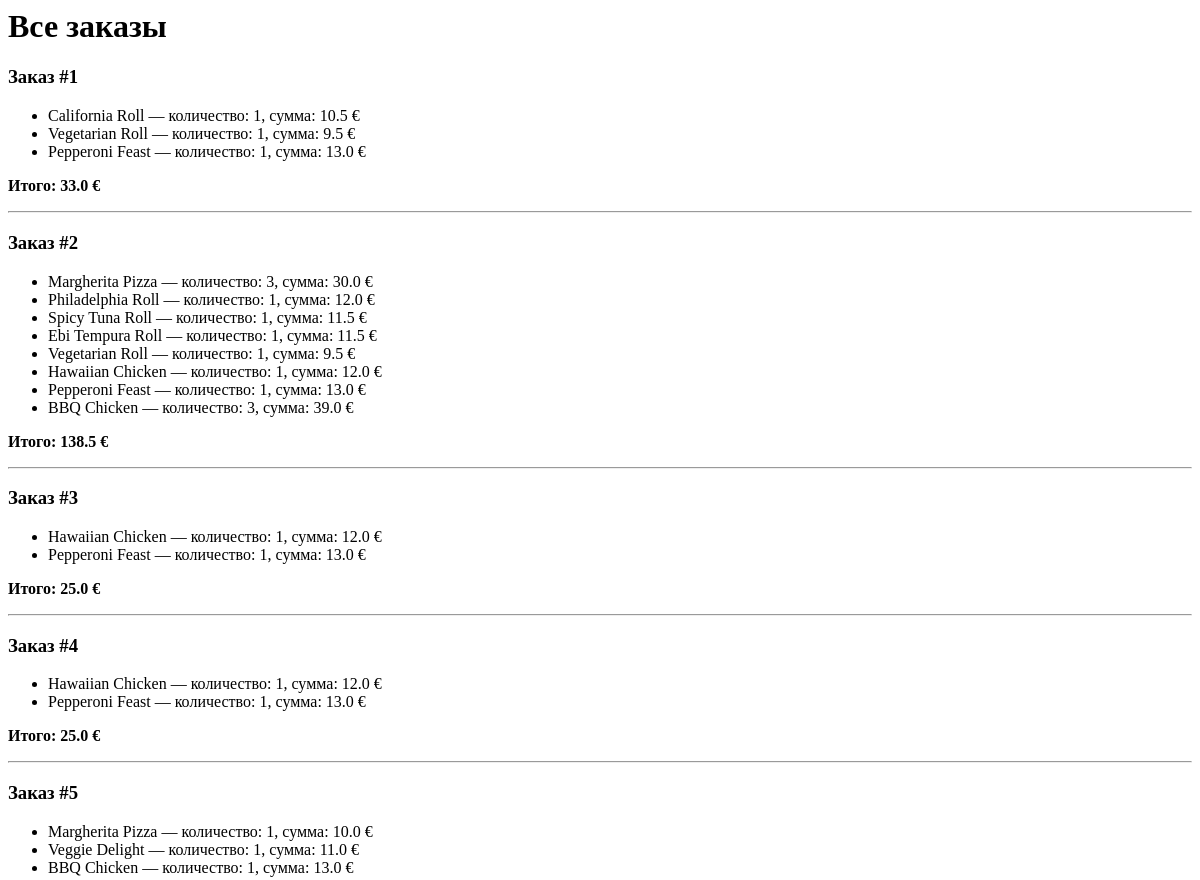
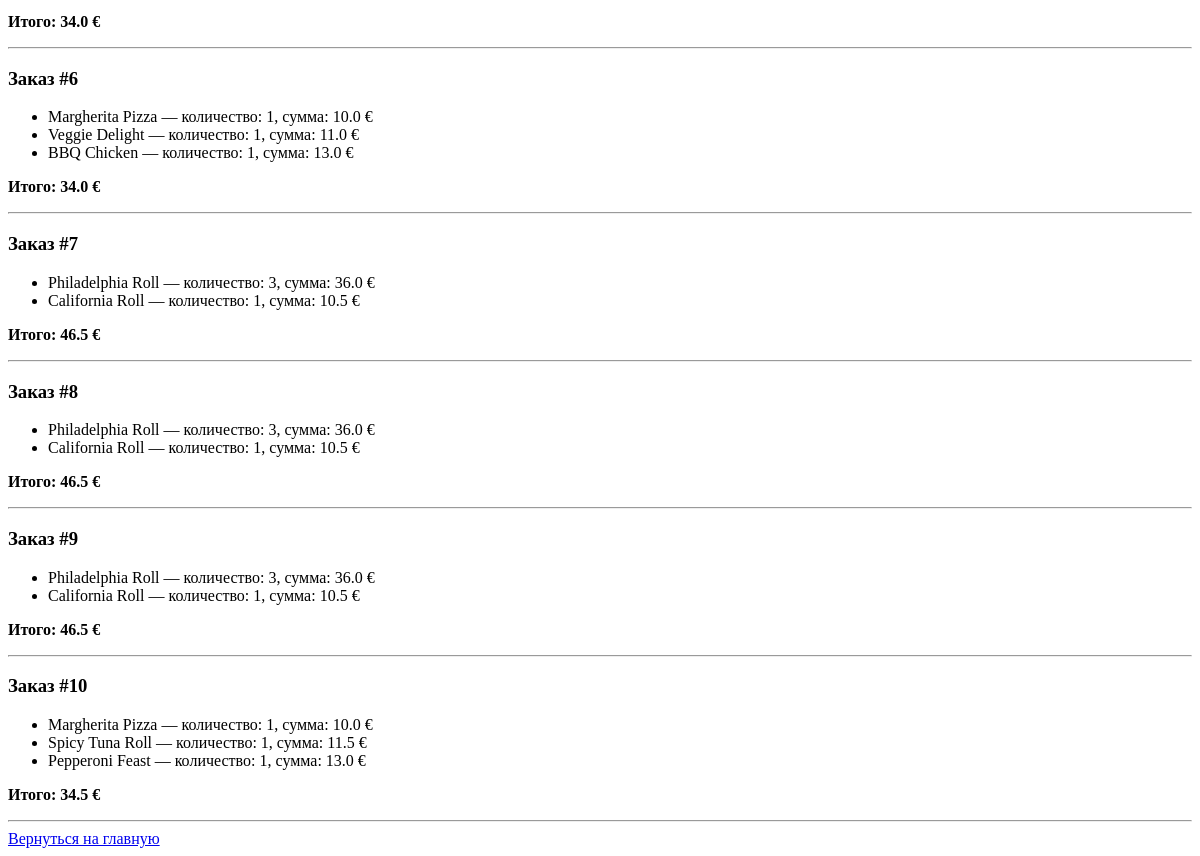
The page /orders on the database as committed earlier (2 pictures, top to bottom).
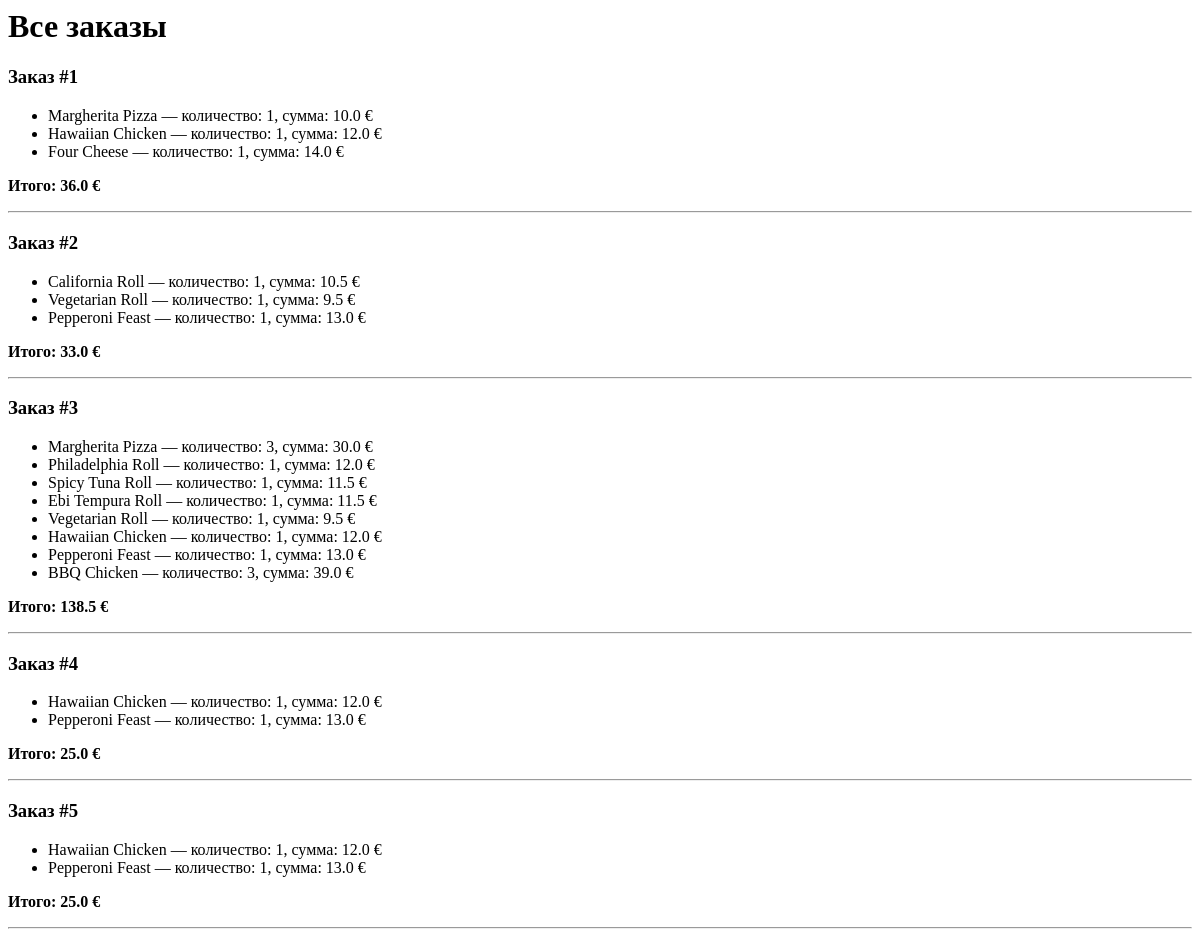
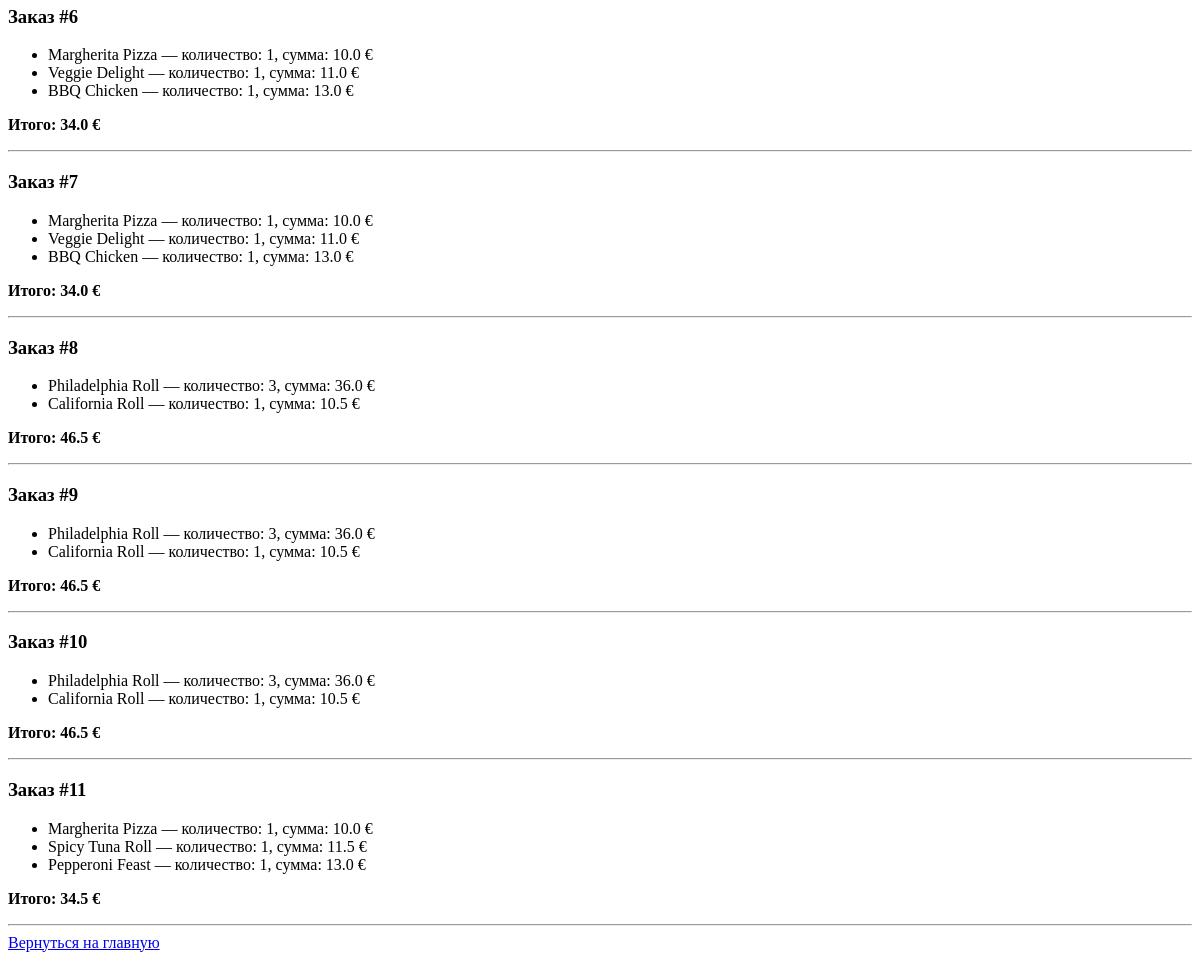
The same page on the database as committed later (2 pictures, top to bottom).
### app.py (models this page shows)
class Order(db.Model):
    id = db.Column(db.Integer, primary_key=True)
    phone = db.Column(db.String(20))
    total = db.Column(db.Float)
    items = db.relationship('OrderItem', backref='order', lazy=True)

class OrderItem(db.Model):
    id = db.Column(db.Integer, primary_key=True)
    order_id = db.Column(db.Integer, db.ForeignKey('order.id'), nullable=False)
    product_id = db.Column(db.Integer)
    name = db.Column(db.String(120))
    quantity = db.Column(db.Integer)
    subtotal = db.Column(db.Float)

### app.py (the view)
@app.route('/orders')
def show_orders():
    orders = Order.query.order_by(Order.id.desc()).all()
    return render_template('orders.html', orders=orders)

### templates/orders.html
<h1>Все заказы</h1>
{% for order in orders %}
  <h3>Заказ #{{ loop.index }}</h3>
  <ul>
    {% for item in order.items %}
      <li>{{ item.name }} — количество: {{ item.quantity }}, сумма: {{ item.subtotal }} €</li>
    {% endfor %}
  </ul>
  <p><strong>Итого: {{ order.total }} €</strong></p>
  <hr>
{% else %}
  <p>Заказов пока нет.</p>
{% endfor %}
<a href="{{ url_for('index') }}">Вернуться на главную</a>

Rows that differ between the two databases and show on the page:
added Order: total "36.0"
added OrderItem: name "Margherita Pizza", quantity "1", subtotal "10.0", shown under "36.0"
added OrderItem: name "Hawaiian Chicken", quantity "1", subtotal "12.0", shown under "36.0"
added OrderItem: name "Four Cheese", quantity "1", subtotal "14.0", shown under "36.0"
